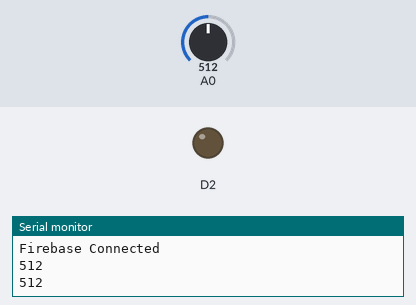
The sketch below on a simulated ESP8266 (NodeMCU). Parts: output pins drawn as LEDs (lit = HIGH), the last lines printed to the serial monitor. The inputs (shaded band) are chosen by the test bench; at power-on: A0 = 512. WiFi joins after 1.5 s; servers stay silent unless stated.

Above: at 2.7 s.
2.8 s: A0 set to 692
5.0 s: A0 set to 712
At 6.2 s:
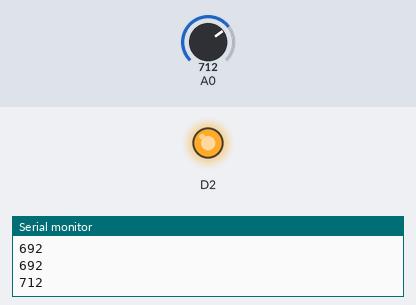
7.3 s: A0 set to 690
At 9.0 s:
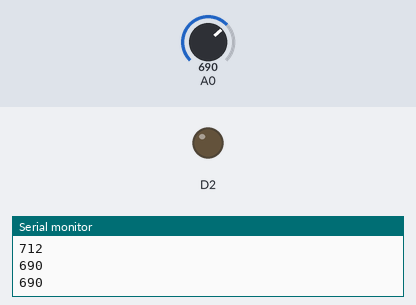
9.3 s: A0 set to 710
At 10.7 s:
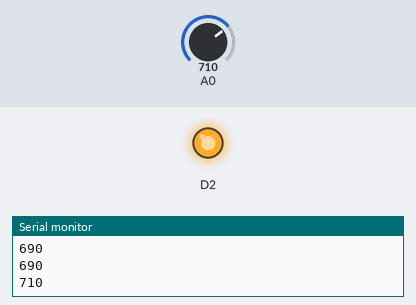
Timing chart, 0 to 12.3 s (numbered marks = the images above; inputs shaded):
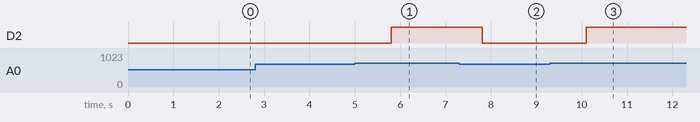

The sketch:

pollution.ino
```cpp
#include <WiFiManager.h>
#include "FirebaseESP8266.h"
#include <ESP8266WiFi.h>

#define nameofdevice "Device 1"

FirebaseData firedb;


int status;

void setup()
{
  status = 1;
  pinMode(D2, OUTPUT);
  pinMode(A0, INPUT);
  WiFi.mode(WIFI_STA);
  Serial.begin(115200);
  WiFiManager wm;

  bool res;

  res = wm.autoConnect("Air Pollution Detector", "pollution");
  if (!res) {
    Serial.println("Failed to connect");
  }
  else {
    Serial.println("connected...yeey :)");
    Firebase.begin( "firebaseio.com", "auth");
    Serial.println("Firebase Connected");
  }

}

void loop()
{

  int value = analogRead(A0);
  Serial.println(value);

    if (status == 1)    {
        if (value > 700)
        {
          Firebase.setString(firedb, "/database/Device 1/Pollution Level", "Device1" );
          Firebase.setString(firedb, "/database/alerts", "Device1" );
          digitalWrite(D2,HIGH);
          status = 0;
        }
    }
else{
    if (value < 700 )
    {

        status = 1;
                  digitalWrite(D2,LOW);

     }
}
delay(1000);
}
```

Measured:
- the behaviour switches between 700 and 701 on A0 (found by bisection; images 0 and 1)
- after the input at 5.0 s, D2: LOW → HIGH after 0.80 s
- after the input at 7.3 s, D2: HIGH → LOW after 0.51 s
- after the input at 9.3 s, D2: LOW → HIGH after 0.81 s
